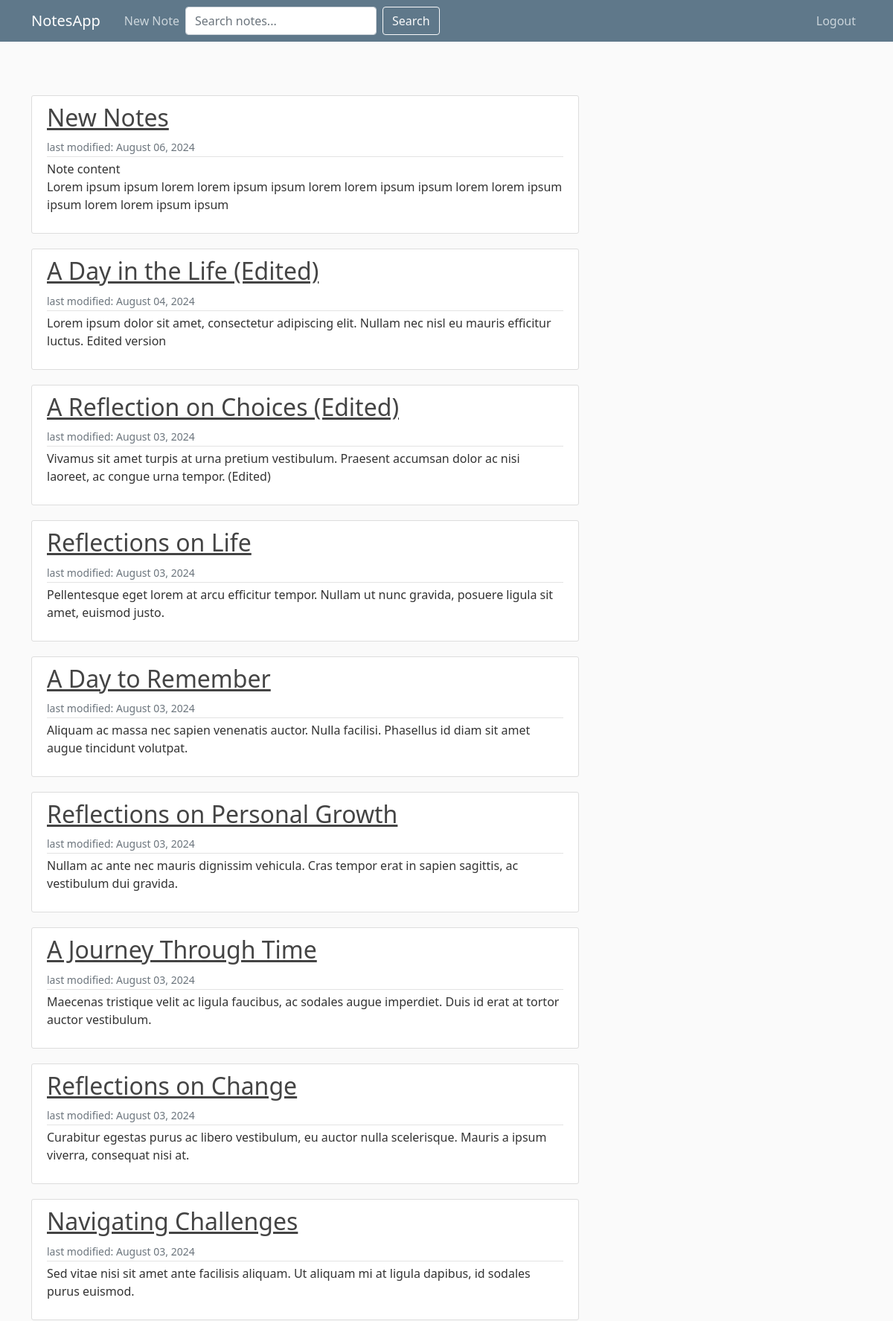
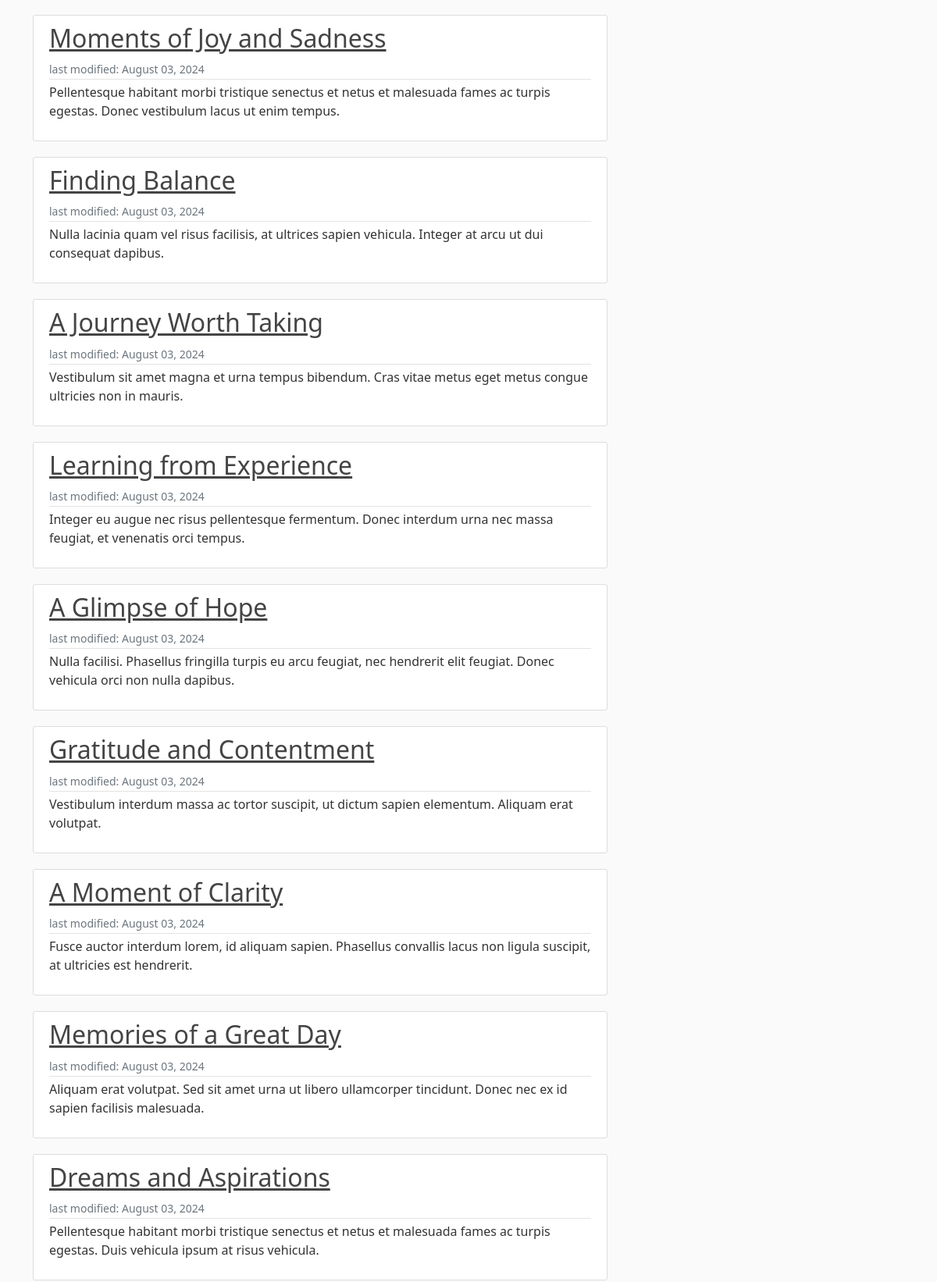
Screenshot of / (signed in, upper part) with the database file from the repository (2 pictures, top to bottom).
### document/models.py (models this page shows, shortened)
class Note(models.Model):
    title = models.CharField(max_length=255)
    author = models.ForeignKey(User, on_delete=models.CASCADE, null=False)
    content = models.TextField(blank=True, null=True)
    created_at = models.DateTimeField(auto_now_add=True)
    modified_at = models.DateTimeField(auto_now=True)
    def __str__(self):
        return self.title
    class Meta:
        ordering = ('-modified_at',)

### document/views.py (the view)
# urls.py: path('', NoteListView.as_view(), name='note-list'),
class NoteListView(LoginRequiredMixin, ListView):
    model = Note
    template_name = 'document/note_home.html'
    context_object_name = 'notes'
    ordering = ['-modified_at']
    def get_queryset(self):
        return Note.objects.filter(author=self.request.user)

### document/templates/document/note_home.html (shortened to what this page needs)
{% extends "document/base.html" %}
{% block content %}
    {% for note in notes %}
        <article class="media content-section">
            <div class="media-body">
                <h2><a class="article-title" href="{% url 'note-detail' note.pk %}">{{ note.title }}</a></h2>
                <div class="article-metadata">
                    <small class="text-muted">last modified: {{ note.modified_at|date:"F d, Y" }}</small>
                </div>
                <p class="article-content">{{ note.content }}</p>
            </div>
        </article>
    {% endfor %}
{% endblock content%}
{% block scripts %}
                box.innerHTML += `<b>${note['name']}</b><br>`
{% endblock scripts %}

### document/static/document/main.css (style rules this page uses)
body { background: #fafafa; color: #333333; margin-top: 5rem; }
h1, h2, h3, h4, h5, h6 { color: #444444; }
.content-section { background: #ffffff; padding: 10px 20px; border: 1px solid #dddddd; border-radius: 3px; margin-bottom: 20px; }
.article-title { color: #444444; }
.article-content { white-space: pre-line; }
.article-metadata { padding-bottom: 1px; margin-bottom: 4px; border-bottom: 1px solid #e3e3e3; }

### rows the page displays
Note: title "New Notes", modified_at "August 06, 2024", content "Note content Lorem ipsum ipsum lorem lorem ipsum ipsum lorem lorem ipsum ipsum lorem lorem ipsum ipsum lorem lorem ipsum ipsum"
Note: title "A Day in the Life (Edited)", modified_at "August 04, 2024", content "Lorem ipsum dolor sit amet, consectetur adipiscing elit. Nullam nec nisl eu mauris efficitur luctus. Edited version"
Note: title "A Reflection on Choices (Edited)", modified_at "August 03, 2024", content "Vivamus sit amet turpis at urna pretium vestibulum. Praesent accumsan dolor ac nisi laoreet, ac congue urna tempor. (Edited)"
Note: title "Reflections on Life", modified_at "August 03, 2024", content "Pellentesque eget lorem at arcu efficitur tempor. Nullam ut nunc gravida, posuere ligula sit amet, euismod justo."
Note: title "A Day to Remember", modified_at "August 03, 2024", content "Aliquam ac massa nec sapien venenatis auctor. Nulla facilisi. Phasellus id diam sit amet augue tincidunt volutpat."
Note: title "Reflections on Personal Growth", modified_at "August 03, 2024", content "Nullam ac ante nec mauris dignissim vehicula. Cras tempor erat in sapien sagittis, ac vestibulum dui gravida."
Note: title "A Journey Through Time", modified_at "August 03, 2024", content "Maecenas tristique velit ac ligula faucibus, ac sodales augue imperdiet. Duis id erat at tortor auctor vestibulum."
Note: title "Reflections on Change", modified_at "August 03, 2024", content "Curabitur egestas purus ac libero vestibulum, eu auctor nulla scelerisque. Mauris a ipsum viverra, consequat nisi at."
Note: title "Navigating Challenges", modified_at "August 03, 2024", content "Sed vitae nisi sit amet ante facilisis aliquam. Ut aliquam mi at ligula dapibus, id sodales purus euismod."
Note: title "Moments of Joy and Sadness", modified_at "August 03, 2024", content "Pellentesque habitant morbi tristique senectus et netus et malesuada fames ac turpis egestas. Donec vestibulum lacus ut enim tempus."
Note: title "Finding Balance", modified_at "August 03, 2024", content "Nulla lacinia quam vel risus facilisis, at ultrices sapien vehicula. Integer at arcu ut dui consequat dapibus."
Note: title "A Journey Worth Taking", modified_at "August 03, 2024", content "Vestibulum sit amet magna et urna tempus bibendum. Cras vitae metus eget metus congue ultricies non in mauris."
Note: title "Learning from Experience", modified_at "August 03, 2024", content "Integer eu augue nec risus pellentesque fermentum. Donec interdum urna nec massa feugiat, et venenatis orci tempus."
Note: title "A Glimpse of Hope", modified_at "August 03, 2024", content "Nulla facilisi. Phasellus fringilla turpis eu arcu feugiat, nec hendrerit elit feugiat. Donec vehicula orci non nulla dapibus."
Note: title "Gratitude and Contentment", modified_at "August 03, 2024", content "Vestibulum interdum massa ac tortor suscipit, ut dictum sapien elementum. Aliquam erat volutpat."
Note: title "A Moment of Clarity", modified_at "August 03, 2024", content "Fusce auctor interdum lorem, id aliquam sapien. Phasellus convallis lacus non ligula suscipit, at ultricies est hendrerit."
Note: title "Memories of a Great Day", modified_at "August 03, 2024", content "Aliquam erat volutpat. Sed sit amet urna ut libero ullamcorper tincidunt. Donec nec ex id sapien facilisis malesuada."
Note: title "Dreams and Aspirations", modified_at "August 03, 2024", content "Pellentesque habitant morbi tristique senectus et netus et malesuada fames ac turpis egestas. Duis vehicula ipsum at risus vehicula."
